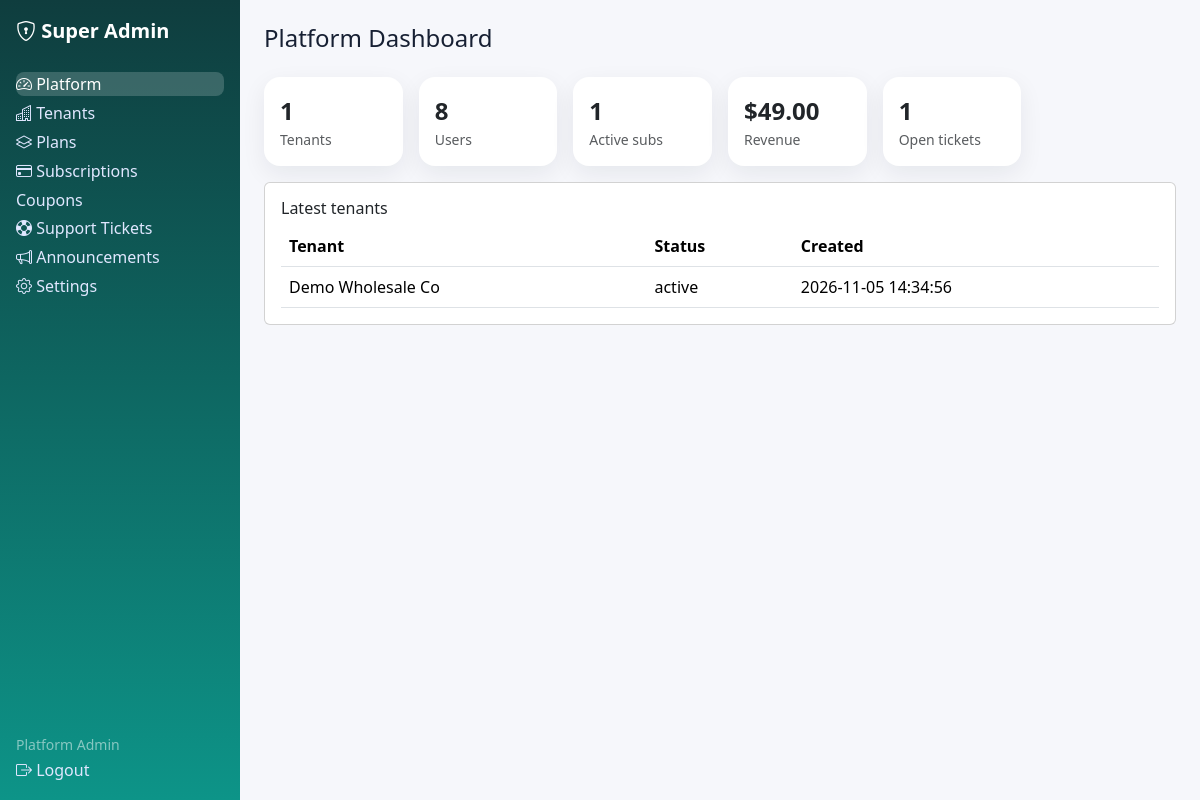
Screenshot of /super-admin/index.php (signed in) with the database file from the repository.
### tables this page shows
CREATE TABLE tenants (id INT UNSIGNED AUTO_INCREMENT PRIMARY KEY, name VARCHAR(150) NOT NULL, slug VARCHAR(160) NOT NULL UNIQUE, status ENUM('active','suspended') NOT NULL DEFAULT 'active', created_at DATETIME NOT NULL DEFAULT CURRENT_TIMESTAMP, INDEX idx_tenants_status(status));

### includes/functions.php (called while the page is built, shortened)
<?php
function e(?string $v): string { return htmlspecialchars($v ?? '', ENT_QUOTES, 'UTF-8'); }

### super-admin/index.php (the view, shortened to what this page needs)
<?php require_once __DIR__ . '/../includes/auth.php'; $user=require_role(['super_admin'], '../auth/login.php'); $pdo=db(); $base='../';
$stats=['Tenants'=>$pdo->query('SELECT COUNT(*) FROM tenants')->fetchColumn(),'Users'=>$pdo->query('SELECT COUNT(*) FROM users')->fetchColumn(),
'Active subs'=>$pdo->query('SELECT COUNT(*) FROM subscriptions WHERE status IN ("active","trial")')->fetchColumn(),
'Revenue'=>'$'.number_format((float)$pdo->query('SELECT COALESCE(SUM(amount),0) FROM payments WHERE status="paid"')->fetchColumn(),2),
'Open tickets'=>$pdo->query('SELECT COUNT(*) FROM support_tickets WHERE status="open"')->fetchColumn()];
include __DIR__ . '/header.php'; ?>
<div class="row g-3"><?php foreach($stats as $l=>$v): ?><div class="col-md-4 col-xl-2"><div class="card stat-card p-3"><div class="fs-4 fw-bold"><?= e((string)$v) ?></div><div class="text-muted small"><?= e($l) ?></div></div></div><?php endforeach; ?></div>
<div class="card p-3 mt-3"><h6>Latest tenants</h6><table class="table mb-0"><tr><th>Tenant</th><th>Status</th><th>Created</th></tr>
<?php foreach($pdo->query('SELECT * FROM tenants ORDER BY id DESC LIMIT 8')->fetchAll() as $t): ?><tr><td><?= e($t['name']) ?></td><td><?= e($t['status']) ?></td><td><?= e($t['created_at']) ?></td></tr><?php endforeach; ?></table></div>
<?php include __DIR__ . '/footer.php'; ?>

### assets/css/style.css (style rules this page uses)
:root { --brand:#0d9488;--bg:#f6f7fb;--card:#fff;--text:#172033 }
body { background:var(--bg);color:var(--text);font-family:system-ui,-apple-system,"Segoe UI",Roboto,sans-serif }
.stat-card { border:0;border-radius:1rem;box-shadow:0 8px 24px rgba(15,23,42,.07) }

### rows the page displays
tenants: name "Demo Wholesale Co", status "active", created_at "2026-11-05 14:34:56"

### other values shown
$l "Platform"
$l "Tenants"
$l "Plans"
$l "Subscriptions"
$l "Coupons"
$l "Support Tickets"
$l "Announcements"
$l "Settings"
current_user()['name'] "Platform Admin"
$pageTitle "Platform Dashboard"
$v "1"
$v "8"
$l "Users"
$l "Active subs"
$v "$49.00"
